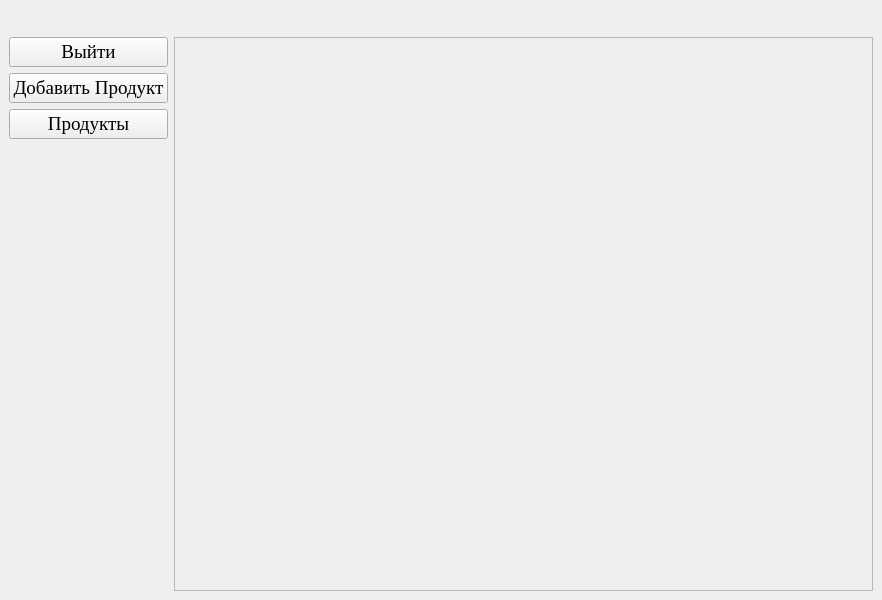
<?xml version="1.0" encoding="UTF-8"?>
<ui version="4.0">
 <class>OrderWindow</class>
 <widget class="QMainWindow" name="OrderWindow">
  <property name="geometry">
   <rect>
    <x>0</x>
    <y>0</y>
    <width>882</width>
    <height>600</height>
   </rect>
  </property>
  <property name="font">
   <font>
    <family>Times New Roman</family>
    <pointsize>14</pointsize>
   </font>
  </property>
  <property name="windowTitle">
   <string>Заказы</string>
  </property>
  <property name="windowIcon">
   <iconset>
    <normaloff>../../../../../../../time/import/Icon.JPG</normaloff>../../../../../../../time/import/Icon.JPG</iconset>
  </property>
  <widget class="QWidget" name="centralwidget">
   <layout class="QGridLayout" name="gridLayout">
    <item row="1" column="0">
     <layout class="QVBoxLayout" name="verticalLayout">
      <item>
       <widget class="QPushButton" name="Exit">
        <property name="text">
         <string>Выйти</string>
        </property>
       </widget>
      </item>
      <item>
       <widget class="QPushButton" name="AddOrder">
        <property name="text">
         <string>Добавить Продукт</string>
        </property>
       </widget>
      </item>
      <item>
       <widget class="QPushButton" name="Products">
        <property name="text">
         <string>Продукты</string>
        </property>
       </widget>
      </item>
      <item>
       <spacer name="verticalSpacer">
        <property name="orientation">
         <enum>Qt::Vertical</enum>
        </property>
        <property name="sizeHint" stdset="0">
         <size>
          <width>20</width>
          <height>40</height>
         </size>
        </property>
       </spacer>
      </item>
     </layout>
    </item>
    <item row="0" column="1">
     <widget class="QLabel" name="FIO">
      <property name="text">
       <string/>
      </property>
      <property name="alignment">
       <set>Qt::AlignRight|Qt::AlignTrailing|Qt::AlignVCenter</set>
      </property>
     </widget>
    </item>
    <item row="1" column="1">
     <widget class="QScrollArea" name="scrollArea">
      <property name="widgetResizable">
       <bool>true</bool>
      </property>
      <widget class="QWidget" name="scrollAreaWidgetContents">
       <property name="geometry">
        <rect>
         <x>0</x>
         <y>0</y>
         <width>696</width>
         <height>552</height>
        </rect>
       </property>
       <layout class="QVBoxLayout" name="verticalLayout_2"/>
      </widget>
     </widget>
    </item>
   </layout>
  </widget>
 </widget>
 <resources/>
 <connections/>
</ui>
